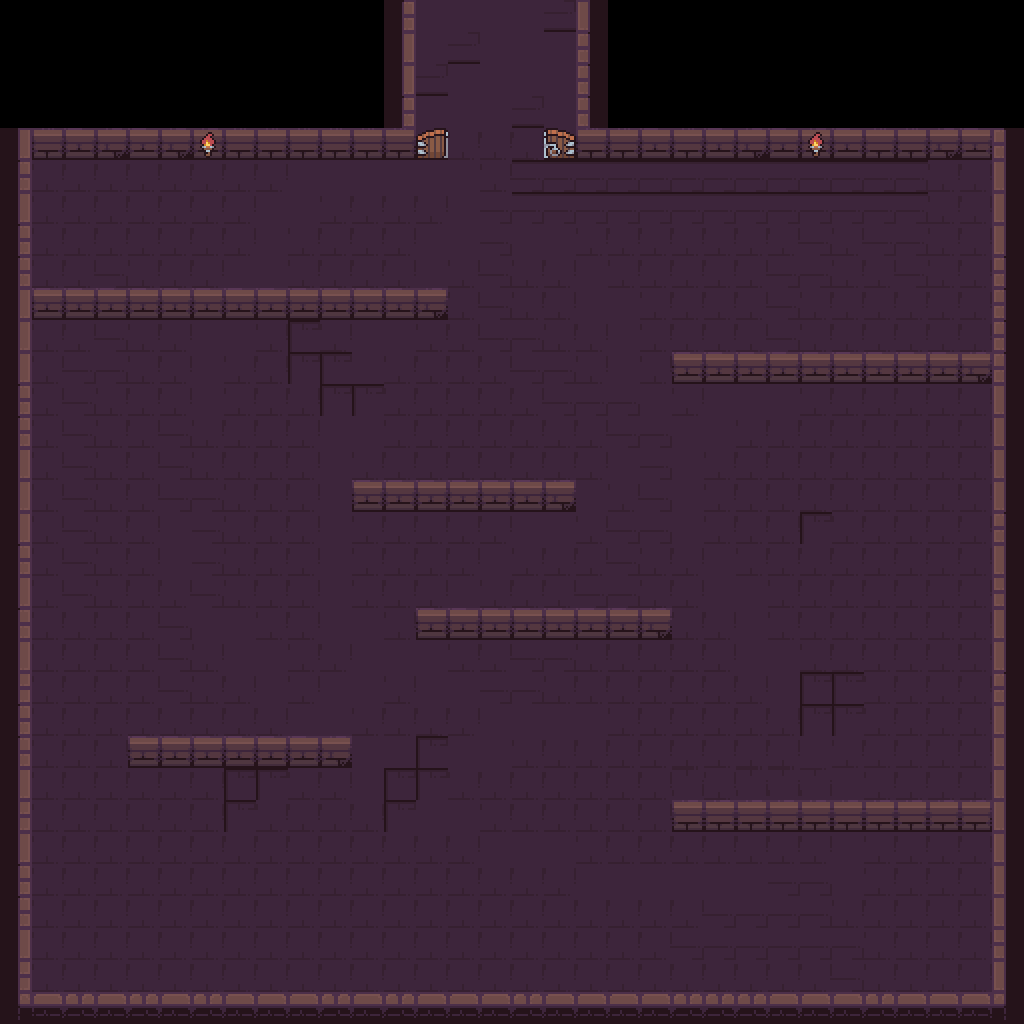

A level layout from a 2D game, rendered from its tile map. Below: a short description, then the map file with its tile-grid data intact:
An orthogonal 32x32 tile map with 32x32 px tiles, 1 tile layer (图块层 1) and 16 objects (ExitTop).

<map version="1.10" tiledversion="1.11.0" orientation="orthogonal" renderorder="right-down" width="32" height="32" tilewidth="32" tileheight="32" infinite="0" nextlayerid="3" nextobjectid="26">
 <tileset firstgid="1" source="Dungeon_Tileset_at.tsx" />
 <layer id="1" name="图块层 1" width="32" height="32">
  <data encoding="csv">
0,0,0,0,0,0,0,0,0,0,0,0,182,217,217,217,217,233,203,0,0,0,0,0,0,0,0,0,0,0,0,0,
0,0,0,0,0,0,0,0,0,0,0,0,198,217,233,217,217,217,187,0,0,0,0,0,0,0,0,0,0,0,0,0,
0,0,0,0,0,0,0,0,0,0,0,0,198,233,217,217,217,217,187,0,0,0,0,0,0,0,0,0,0,0,0,0,
0,0,0,0,0,0,0,0,0,0,0,0,182,217,217,217,233,217,187,0,0,0,0,0,0,0,0,0,0,0,0,0,
198,183,104,105,104,105,106,183,183,183,183,183,183,184,201,201,201,185,183,183,104,183,104,105,104,103,104,183,183,105,104,187,
182,201,201,201,201,201,201,201,201,217,217,217,217,217,217,201,121,121,121,121,121,121,121,121,121,121,121,121,121,201,201,235,
198,201,201,201,201,201,201,201,217,217,201,201,201,201,217,200,121,121,121,121,121,121,121,121,121,121,121,121,121,201,201,235,
182,201,201,201,201,201,201,201,217,201,201,201,201,217,217,200,217,217,201,201,201,201,201,201,201,200,201,200,200,201,201,235,
182,201,201,200,201,201,201,217,217,201,201,201,201,217,201,200,201,201,217,201,201,201,201,201,200,200,201,201,200,201,201,187,
198,104,104,104,104,104,104,104,104,104,104,104,104,105,201,200,201,201,217,217,201,201,201,201,200,201,201,201,201,201,201,187,
198,201,201,200,201,201,217,217,201,199,201,217,217,201,201,200,200,201,201,217,201,201,201,201,200,201,201,201,201,201,201,187,
198,201,200,200,201,201,217,201,201,199,199,217,201,201,201,201,200,200,201,217,201,104,104,104,104,104,104,104,104,104,105,187,
182,201,200,201,201,201,217,201,201,201,199,199,201,201,201,201,201,200,200,200,217,201,217,217,217,201,201,201,201,201,201,235,
182,201,200,201,201,200,201,201,201,201,217,217,201,201,201,201,201,201,201,200,200,217,217,201,201,201,201,201,201,201,201,235,
198,201,200,201,201,200,201,201,201,201,217,201,201,201,201,201,201,201,201,217,200,217,201,201,201,201,201,201,201,201,201,235,
198,201,200,201,201,200,200,201,201,201,217,104,104,104,104,104,104,105,217,201,200,217,201,201,201,201,201,201,201,201,201,235,
198,201,200,201,201,217,200,201,201,201,217,201,201,201,201,201,217,217,201,200,200,217,201,201,201,199,201,201,201,201,201,187,
182,201,200,201,201,217,200,201,201,201,217,201,201,201,201,217,201,201,201,200,201,201,217,201,201,201,201,201,201,201,201,203,
198,201,200,201,201,201,200,201,201,201,217,201,201,201,217,201,201,201,200,200,201,201,217,217,201,201,201,201,201,201,201,219,
182,201,201,201,201,200,217,217,201,201,217,217,201,104,104,104,104,104,104,104,105,201,201,217,201,201,201,201,201,201,201,235,
198,201,201,201,201,200,201,217,217,201,201,217,217,217,201,201,200,200,201,201,201,201,201,217,217,201,201,201,201,201,201,235,
214,201,201,201,201,200,201,201,217,201,217,217,201,217,217,200,200,201,201,201,201,201,201,201,217,199,199,201,201,201,201,187,
182,201,201,201,201,201,201,201,201,217,217,201,201,201,201,217,217,217,217,201,201,201,201,201,201,199,199,201,201,201,201,235,
182,201,201,201,104,104,104,104,104,104,105,217,217,199,217,217,201,201,201,201,201,201,201,201,201,217,201,201,201,201,201,235,
198,201,201,201,201,201,201,199,199,201,201,217,199,199,201,201,201,201,201,201,201,153,201,153,153,153,217,201,201,201,201,235,
214,201,201,201,201,201,201,199,201,201,201,201,199,217,217,201,201,201,201,201,201,186,186,186,186,186,186,186,186,186,186,235,
230,201,201,201,201,201,201,201,201,201,201,201,201,201,201,217,217,217,201,201,201,201,201,201,201,201,217,201,201,201,201,235,
182,201,201,201,201,201,201,201,201,201,201,201,201,201,201,201,201,201,217,217,217,217,217,217,200,200,217,201,201,201,201,235,
182,201,201,201,201,201,201,201,201,201,201,201,201,201,201,201,201,201,201,201,201,201,200,200,200,200,201,201,201,201,201,203,
198,201,201,201,201,201,201,201,201,201,201,201,201,201,201,201,201,201,201,201,201,200,200,200,200,200,200,201,201,201,201,219,
214,201,201,201,201,201,201,201,201,201,201,201,201,201,201,201,201,201,201,201,201,201,201,201,201,201,200,201,201,201,201,235,
246,247,248,249,250,247,248,249,247,247,248,247,248,249,247,247,248,247,247,247,247,248,248,248,247,247,247,248,247,247,247,251
</data>
 </layer>
 <objectgroup id="2" name="对象层 1">
  <object id="5" x="33.3333" y="990.909" width="987.879" height="30.303" />
  <object id="6" x="140" y="736" width="202.667" height="30.6667" />
  <object id="7" x="433.333" y="609.333" width="222.667" height="29.3333" />
  <object id="8" x="682.667" y="800" width="312" height="29.3333" />
  <object id="9" x="366.667" y="478.667" width="194.667" height="32" />
  <object id="12" x="30.6667" y="288" width="401.333" height="30.6667" />
  <object id="13" x="685.333" y="353.333" width="310.667" height="29.3333" />
  <object id="14" x="994" y="128" width="26" height="894" />
  <object id="15" x="0" y="128" width="30" height="890" />
  <object id="18" x="398" y="104" width="4" height="2" />
  <object id="20" x="562" y="128" width="440" height="30" />
  <object id="21" x="30" y="126" width="398" height="32" />
  <object id="22" x="382" y="-2" width="32" height="128" />
  <object id="23" x="578" y="-2" width="32" height="128" />
  <object id="24" name="ExitTop" x="450" y="46.1986" width="92" height="36" />
  <object id="25" x="388" y="-45.3333" width="216" height="44.6667" />
 </objectgroup>
</map>
